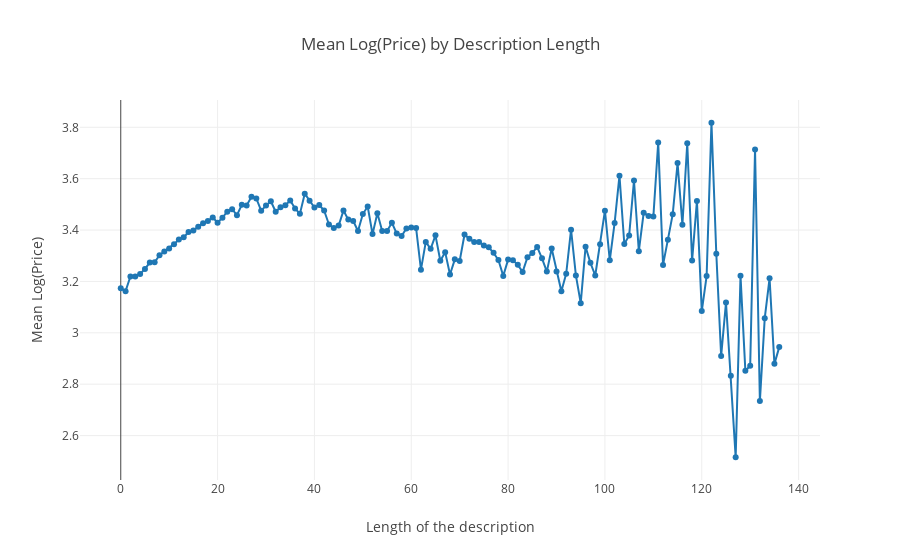

The cell this chart's notebook holds for it:
### Code cell
trace1 = go.Scatter(
    x = df['descritption_length'],
    y = np.log(df['price']+1),
    mode = 'lines+markers',
    name = 'lines+markers'
)
layout = dict(title= 'Mean Log(Price) by Description Length',
              yaxis = dict(title='Mean Log(Price)'),
              xaxis = dict(title='Length of the description'))
fig=dict(data=[trace1], layout=layout)
py.iplot(fig)

### Figure 1 — Plotly figure (JSON) as saved in the notebook; plotly's stock layout.template omitted (floating-point values rounded to 4 significant figures; data arrays with more than 128 entries replaced by an {"elided": "..."} marker saying what was removed)
{"data": [{"mode": "lines+markers", "name": "lines+markers", "type": "scatter", "x": {"elided": "137 int values"}, "y": {"elided": "137 float values"}}], "layout": {"title": "Mean Log(Price) by Description Length", "xaxis": {"title": "Length of the description"}, "yaxis": {"title": "Mean Log(Price)"}}}
